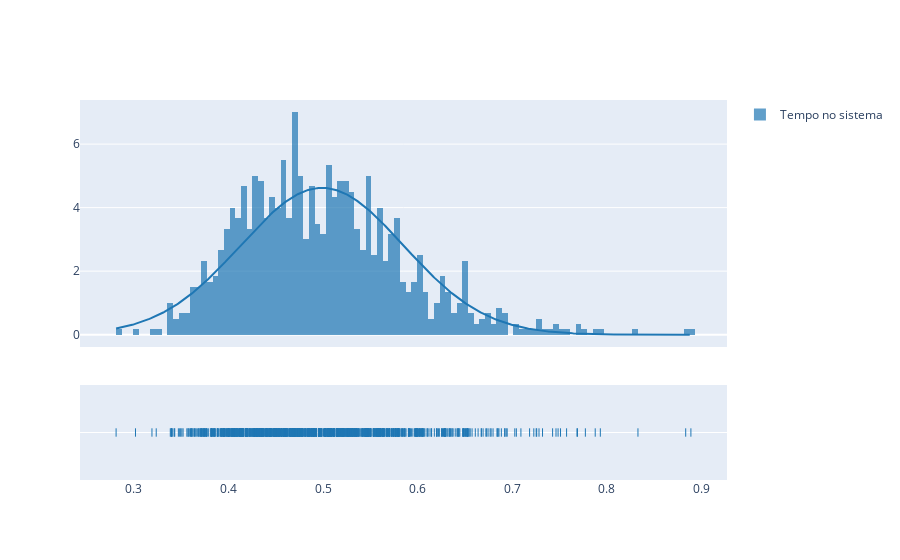

Notebook cell for this chart:
### Code cell
fig = ff.create_distplot([data], ['Tempo no sistema'], curve_type='normal', bin_size=0.006)
fig.show()

### Figure 1 — Plotly figure (JSON) as saved in the notebook; plotly's stock layout.template omitted (floating-point values rounded to 4 significant figures; data arrays with more than 128 entries replaced by an {"elided": "..."} marker saying what was removed)
{"data": [{"autobinx": false, "histnorm": "probability density", "legendgroup": "Tempo no sistema", "marker": {"color": "rgb(31, 119, 180)"}, "name": "Tempo no sistema", "opacity": 0.7, "type": "histogram", "x": {"elided": "1000 float values"}, "xaxis": "x", "xbins": {"end": 0.889, "size": 0.006, "start": 0.2812}, "yaxis": "y"}, {"legendgroup": "Tempo no sistema", "marker": {"color": "rgb(31, 119, 180)"}, "mode": "lines", "name": "Tempo no sistema", "showlegend": false, "type": "scatter", "x": {"elided": "500 float values"}, "xaxis": "x", "y": {"elided": "500 float values"}, "yaxis": "y"}, {"legendgroup": "Tempo no sistema", "marker": {"color": "rgb(31, 119, 180)", "symbol": "line-ns-open"}, "mode": "markers", "name": "Tempo no sistema", "showlegend": false, "type": "scatter", "x": {"elided": "1000 float values"}, "xaxis": "x", "y": {"elided": "1000 str values"}, "yaxis": "y2"}], "layout": {"barmode": "overlay", "hovermode": "closest", "legend": {"traceorder": "reversed"}, "xaxis": {"anchor": "y2", "domain": [0, 1], "zeroline": false}, "yaxis": {"anchor": "free", "domain": [0.35, 1], "position": 0}, "yaxis2": {"anchor": "x", "domain": [0, 0.25], "dtick": 1, "showticklabels": false}}}
